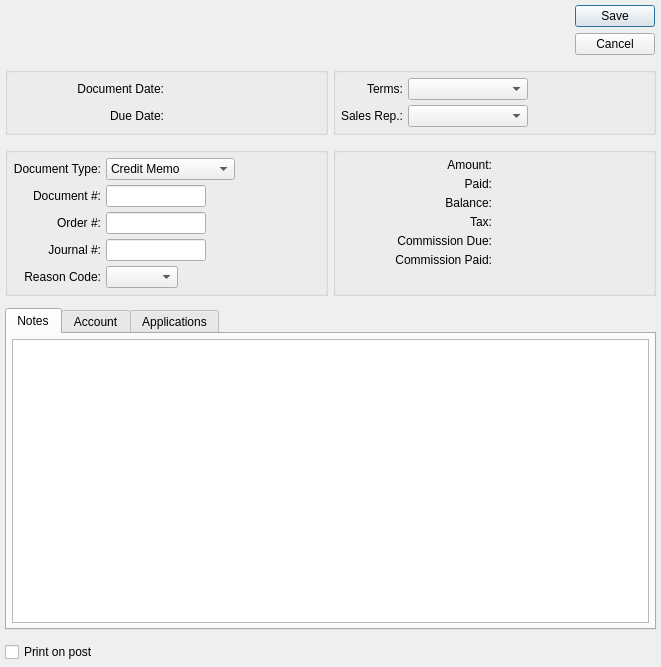
<?xml version="1.0" encoding="UTF-8"?>
<ui version="4.0">
 <comment>This file is part of the xTuple ERP: PostBooks Edition, a free and
open source Enterprise Resource Planning software suite,
Copyright (c) 1999-2010 by OpenMFG LLC, d/b/a xTuple.
It is licensed to you under the Common Public Attribution License
version 1.0, the full text of which (including xTuple-specific Exhibits)
is available at www.xtuple.com/CPAL.  By using this software, you agree
to be bound by its terms.</comment>
 <class>arOpenItem</class>
 <widget class="QDialog" name="arOpenItem">
  <property name="geometry">
   <rect>
    <x>0</x>
    <y>0</y>
    <width>661</width>
    <height>667</height>
   </rect>
  </property>
  <property name="windowTitle">
   <string>A/R Open Item</string>
  </property>
  <layout class="QGridLayout" name="gridLayout_7">
   <item row="0" column="0">
    <layout class="QGridLayout">
     <property name="verticalSpacing">
      <number>12</number>
     </property>
     <item row="0" column="0" colspan="2">
      <layout class="QHBoxLayout">
       <property name="spacing">
        <number>5</number>
       </property>
       <item>
        <layout class="QHBoxLayout">
         <property name="spacing">
          <number>0</number>
         </property>
         <item>
          <widget class="CustCluster" name="_cust"/>
         </item>
         <item>
          <spacer>
           <property name="orientation">
            <enum>Qt::Horizontal</enum>
           </property>
           <property name="sizeType">
            <enum>QSizePolicy::Expanding</enum>
           </property>
           <property name="sizeHint" stdset="0">
            <size>
             <width>66</width>
             <height>10</height>
            </size>
           </property>
          </spacer>
         </item>
        </layout>
       </item>
       <item>
        <layout class="QVBoxLayout">
         <property name="spacing">
          <number>0</number>
         </property>
         <item>
          <layout class="QVBoxLayout">
           <property name="spacing">
            <number>0</number>
           </property>
           <item>
            <widget class="QDialogButtonBox" name="_buttonBox">
             <property name="orientation">
              <enum>Qt::Vertical</enum>
             </property>
             <property name="standardButtons">
              <set>QDialogButtonBox::Cancel|QDialogButtonBox::Save</set>
             </property>
            </widget>
           </item>
          </layout>
         </item>
         <item>
          <spacer>
           <property name="orientation">
            <enum>Qt::Vertical</enum>
           </property>
           <property name="sizeType">
            <enum>QSizePolicy::Expanding</enum>
           </property>
           <property name="sizeHint" stdset="0">
            <size>
             <width>81</width>
             <height>0</height>
            </size>
           </property>
          </spacer>
         </item>
        </layout>
       </item>
      </layout>
     </item>
     <item row="1" column="0">
      <widget class="QGroupBox" name="_dateGroup">
       <property name="title">
        <string/>
       </property>
       <layout class="QGridLayout">
        <item row="0" column="0">
         <widget class="QLabel" name="_docDateLit">
          <property name="text">
           <string>Document Date:</string>
          </property>
          <property name="alignment">
           <set>Qt::AlignRight|Qt::AlignTrailing|Qt::AlignVCenter</set>
          </property>
         </widget>
        </item>
        <item row="0" column="1">
         <widget class="DLineEdit" name="_docDate"/>
        </item>
        <item row="1" column="0">
         <widget class="QLabel" name="_dueDateLit">
          <property name="text">
           <string>Due Date:</string>
          </property>
          <property name="alignment">
           <set>Qt::AlignRight|Qt::AlignTrailing|Qt::AlignVCenter</set>
          </property>
         </widget>
        </item>
        <item row="1" column="1">
         <widget class="DLineEdit" name="_dueDate"/>
        </item>
       </layout>
      </widget>
     </item>
     <item row="1" column="1">
      <widget class="QGroupBox" name="_comboGroup">
       <property name="title">
        <string/>
       </property>
       <layout class="QGridLayout">
        <item row="0" column="0">
         <widget class="QLabel" name="_termsLit">
          <property name="text">
           <string>Terms:</string>
          </property>
          <property name="alignment">
           <set>Qt::AlignRight|Qt::AlignTrailing|Qt::AlignVCenter</set>
          </property>
         </widget>
        </item>
        <item row="0" column="1">
         <widget class="XComboBox" name="_terms">
          <property name="sizePolicy">
           <sizepolicy hsizetype="Expanding" vsizetype="Fixed">
            <horstretch>0</horstretch>
            <verstretch>0</verstretch>
           </sizepolicy>
          </property>
          <property name="allowNull">
           <bool>true</bool>
          </property>
         </widget>
        </item>
        <item row="0" column="2">
         <spacer>
          <property name="orientation">
           <enum>Qt::Horizontal</enum>
          </property>
          <property name="sizeHint" stdset="0">
           <size>
            <width>0</width>
            <height>20</height>
           </size>
          </property>
         </spacer>
        </item>
        <item row="1" column="0">
         <widget class="QLabel" name="_salesRepLit">
          <property name="text">
           <string>Sales Rep.:</string>
          </property>
          <property name="alignment">
           <set>Qt::AlignRight|Qt::AlignTrailing|Qt::AlignVCenter</set>
          </property>
         </widget>
        </item>
        <item row="1" column="1">
         <widget class="XComboBox" name="_salesrep">
          <property name="sizePolicy">
           <sizepolicy hsizetype="Expanding" vsizetype="Fixed">
            <horstretch>0</horstretch>
            <verstretch>0</verstretch>
           </sizepolicy>
          </property>
          <property name="allowNull">
           <bool>true</bool>
          </property>
         </widget>
        </item>
        <item row="1" column="2">
         <spacer>
          <property name="orientation">
           <enum>Qt::Horizontal</enum>
          </property>
          <property name="sizeHint" stdset="0">
           <size>
            <width>0</width>
            <height>20</height>
           </size>
          </property>
         </spacer>
        </item>
       </layout>
      </widget>
     </item>
     <item row="2" column="0">
      <widget class="QGroupBox" name="_docGroup">
       <property name="title">
        <string/>
       </property>
       <layout class="QGridLayout" name="gridLayout_2">
        <item row="0" column="0">
         <layout class="QVBoxLayout" name="verticalLayout">
          <item>
           <layout class="QGridLayout" name="gridLayout">
            <item row="0" column="0">
             <widget class="QLabel" name="_docTypeLit">
              <property name="text">
               <string>Document Type:</string>
              </property>
              <property name="alignment">
               <set>Qt::AlignRight|Qt::AlignTrailing|Qt::AlignVCenter</set>
              </property>
             </widget>
            </item>
            <item row="0" column="1">
             <layout class="QHBoxLayout" name="horizontalLayout_2">
              <item>
               <widget class="XComboBox" name="_docType">
                <property name="maximumSize">
                 <size>
                  <width>150</width>
                  <height>16777215</height>
                 </size>
                </property>
                <item>
                 <property name="text">
                  <string>Credit Memo</string>
                 </property>
                </item>
                <item>
                 <property name="text">
                  <string>Debit Memo</string>
                 </property>
                </item>
                <item>
                 <property name="text">
                  <string>Invoice</string>
                 </property>
                </item>
                <item>
                 <property name="text">
                  <string>Customer Deposit</string>
                 </property>
                </item>
               </widget>
              </item>
              <item>
               <spacer name="horizontalSpacer_2">
                <property name="orientation">
                 <enum>Qt::Horizontal</enum>
                </property>
                <property name="sizeHint" stdset="0">
                 <size>
                  <width>40</width>
                  <height>20</height>
                 </size>
                </property>
               </spacer>
              </item>
             </layout>
            </item>
            <item row="1" column="0">
             <widget class="QLabel" name="_docNumberLit">
              <property name="text">
               <string>Document #:</string>
              </property>
              <property name="alignment">
               <set>Qt::AlignRight|Qt::AlignTrailing|Qt::AlignVCenter</set>
              </property>
             </widget>
            </item>
            <item row="1" column="1">
             <widget class="XLineEdit" name="_docNumber">
              <property name="sizePolicy">
               <sizepolicy hsizetype="Preferred" vsizetype="Fixed">
                <horstretch>0</horstretch>
                <verstretch>0</verstretch>
               </sizepolicy>
              </property>
              <property name="maximumSize">
               <size>
                <width>100</width>
                <height>32767</height>
               </size>
              </property>
              <property name="alignment">
               <set>Qt::AlignRight</set>
              </property>
             </widget>
            </item>
            <item row="2" column="0">
             <widget class="QLabel" name="_orderNumberLit">
              <property name="text">
               <string>Order #:</string>
              </property>
              <property name="alignment">
               <set>Qt::AlignRight|Qt::AlignTrailing|Qt::AlignVCenter</set>
              </property>
             </widget>
            </item>
            <item row="2" column="1">
             <widget class="XLineEdit" name="_orderNumber">
              <property name="sizePolicy">
               <sizepolicy hsizetype="Preferred" vsizetype="Fixed">
                <horstretch>0</horstretch>
                <verstretch>0</verstretch>
               </sizepolicy>
              </property>
              <property name="maximumSize">
               <size>
                <width>100</width>
                <height>32767</height>
               </size>
              </property>
              <property name="alignment">
               <set>Qt::AlignRight</set>
              </property>
             </widget>
            </item>
            <item row="3" column="0">
             <widget class="QLabel" name="_journalNumberLit">
              <property name="text">
               <string>Journal #:</string>
              </property>
              <property name="alignment">
               <set>Qt::AlignRight|Qt::AlignTrailing|Qt::AlignVCenter</set>
              </property>
             </widget>
            </item>
            <item row="3" column="1">
             <widget class="XLineEdit" name="_journalNumber">
              <property name="sizePolicy">
               <sizepolicy hsizetype="Preferred" vsizetype="Fixed">
                <horstretch>0</horstretch>
                <verstretch>0</verstretch>
               </sizepolicy>
              </property>
              <property name="maximumSize">
               <size>
                <width>100</width>
                <height>32767</height>
               </size>
              </property>
              <property name="alignment">
               <set>Qt::AlignRight</set>
              </property>
             </widget>
            </item>
            <item row="4" column="0">
             <widget class="QLabel" name="_rsnCodeLit">
              <property name="text">
               <string>Reason Code:</string>
              </property>
              <property name="alignment">
               <set>Qt::AlignRight|Qt::AlignTrailing|Qt::AlignVCenter</set>
              </property>
             </widget>
            </item>
            <item row="4" column="1">
             <layout class="QHBoxLayout" name="horizontalLayout">
              <item>
               <widget class="XComboBox" name="_rsnCode">
                <property name="maximumSize">
                 <size>
                  <width>150</width>
                  <height>16777215</height>
                 </size>
                </property>
                <property name="allowNull">
                 <bool>true</bool>
                </property>
               </widget>
              </item>
              <item>
               <spacer name="horizontalSpacer">
                <property name="orientation">
                 <enum>Qt::Horizontal</enum>
                </property>
                <property name="sizeHint" stdset="0">
                 <size>
                  <width>40</width>
                  <height>20</height>
                 </size>
                </property>
               </spacer>
              </item>
             </layout>
            </item>
           </layout>
          </item>
          <item>
           <spacer>
            <property name="orientation">
             <enum>Qt::Vertical</enum>
            </property>
            <property name="sizeHint" stdset="0">
             <size>
              <width>20</width>
              <height>0</height>
             </size>
            </property>
           </spacer>
          </item>
         </layout>
        </item>
       </layout>
      </widget>
     </item>
     <item row="2" column="1">
      <widget class="QGroupBox" name="_amountGroup">
       <property name="title">
        <string/>
       </property>
       <layout class="QGridLayout" name="gridLayout_4">
        <item row="0" column="0">
         <layout class="QVBoxLayout" name="verticalLayout_2">
          <item>
           <layout class="QGridLayout" name="gridLayout_3">
            <item row="0" column="0">
             <widget class="QLabel" name="_amountLit">
              <property name="text">
               <string>Amount:</string>
              </property>
              <property name="alignment">
               <set>Qt::AlignRight|Qt::AlignTrailing|Qt::AlignVCenter</set>
              </property>
             </widget>
            </item>
            <item row="0" column="1">
             <widget class="CurrCluster" name="_amount"/>
            </item>
            <item row="1" column="0">
             <widget class="QLabel" name="_paidLit">
              <property name="text">
               <string>Paid:</string>
              </property>
              <property name="alignment">
               <set>Qt::AlignRight|Qt::AlignTrailing|Qt::AlignVCenter</set>
              </property>
             </widget>
            </item>
            <item row="1" column="1">
             <widget class="CurrDisplay" name="_paid"/>
            </item>
            <item row="2" column="0">
             <widget class="QLabel" name="_balanceLit">
              <property name="text">
               <string>Balance:</string>
              </property>
              <property name="alignment">
               <set>Qt::AlignRight|Qt::AlignTrailing|Qt::AlignVCenter</set>
              </property>
             </widget>
            </item>
            <item row="2" column="1">
             <widget class="CurrDisplay" name="_balance"/>
            </item>
            <item row="4" column="0">
             <widget class="QLabel" name="_commissionDueLit">
              <property name="text">
               <string>Commission Due:</string>
              </property>
              <property name="alignment">
               <set>Qt::AlignRight|Qt::AlignTrailing|Qt::AlignVCenter</set>
              </property>
             </widget>
            </item>
            <item row="4" column="1">
             <widget class="CurrCluster" name="_commissionDue">
              <property name="baseVisible">
               <bool>false</bool>
              </property>
              <property name="currencyEditable" stdset="0">
               <bool>false</bool>
              </property>
              <property name="currencyVisible">
               <bool>false</bool>
              </property>
             </widget>
            </item>
            <item row="5" column="0">
             <widget class="QLabel" name="_commissionPaidLit">
              <property name="text">
               <string>Commission Paid:</string>
              </property>
              <property name="alignment">
               <set>Qt::AlignRight|Qt::AlignTrailing|Qt::AlignVCenter</set>
              </property>
             </widget>
            </item>
            <item row="5" column="1">
             <widget class="CurrCluster" name="_commissionPaid">
              <property name="baseVisible">
               <bool>false</bool>
              </property>
              <property name="currencyEditable" stdset="0">
               <bool>false</bool>
              </property>
              <property name="currencyVisible">
               <bool>false</bool>
              </property>
             </widget>
            </item>
            <item row="3" column="1">
             <widget class="CurrCluster" name="_tax">
              <property name="enabled">
               <bool>false</bool>
              </property>
             </widget>
            </item>
            <item row="3" column="0">
             <widget class="XURLLabel" name="_taxLit">
              <property name="text">
               <string>Tax:</string>
              </property>
              <property name="alignment">
               <set>Qt::AlignRight|Qt::AlignTop|Qt::AlignTrailing</set>
              </property>
              <property name="margin">
               <number>5</number>
              </property>
             </widget>
            </item>
           </layout>
          </item>
          <item>
           <spacer name="verticalSpacer">
            <property name="orientation">
             <enum>Qt::Vertical</enum>
            </property>
            <property name="sizeHint" stdset="0">
             <size>
              <width>20</width>
              <height>0</height>
             </size>
            </property>
           </spacer>
          </item>
         </layout>
        </item>
       </layout>
      </widget>
     </item>
     <item row="3" column="0" colspan="2">
      <widget class="QTabWidget" name="_tab">
       <property name="sizePolicy">
        <sizepolicy hsizetype="Expanding" vsizetype="Expanding">
         <horstretch>0</horstretch>
         <verstretch>1</verstretch>
        </sizepolicy>
       </property>
       <property name="currentIndex">
        <number>0</number>
       </property>
       <widget class="QWidget" name="_notesTab">
        <attribute name="title">
         <string>Notes</string>
        </attribute>
        <layout class="QGridLayout">
         <item row="0" column="0">
          <widget class="QTextEdit" name="_notes"/>
         </item>
        </layout>
       </widget>
       <widget class="QWidget" name="_accountTab">
        <attribute name="title">
         <string>Account</string>
        </attribute>
        <layout class="QGridLayout">
         <item row="0" column="0">
          <widget class="QGroupBox" name="_altPrepaid">
           <property name="minimumSize">
            <size>
             <width>0</width>
             <height>115</height>
            </size>
           </property>
           <property name="title">
            <string>Use Alternate Prepaid Account</string>
           </property>
           <property name="checkable">
            <bool>true</bool>
           </property>
           <property name="checked">
            <bool>false</bool>
           </property>
           <layout class="QGridLayout">
            <item row="0" column="2">
             <widget class="XComboBox" name="_altSalescatid">
              <property name="sizePolicy">
               <sizepolicy hsizetype="MinimumExpanding" vsizetype="Fixed">
                <horstretch>0</horstretch>
                <verstretch>0</verstretch>
               </sizepolicy>
              </property>
             </widget>
            </item>
            <item row="0" column="0" colspan="2">
             <widget class="QRadioButton" name="_altSalescatidSelected">
              <property name="text">
               <string>From Sales Category:</string>
              </property>
              <property name="checked">
               <bool>true</bool>
              </property>
             </widget>
            </item>
            <item row="1" column="0">
             <widget class="QRadioButton" name="_altAccntidSelected">
              <property name="text">
               <string>Account Number:</string>
              </property>
             </widget>
            </item>
            <item row="1" column="1" colspan="2">
             <widget class="GLCluster" name="_altAccntid">
              <property name="enabled">
               <bool>false</bool>
              </property>
             </widget>
            </item>
           </layout>
          </widget>
         </item>
         <item row="1" column="0">
          <spacer>
           <property name="orientation">
            <enum>Qt::Vertical</enum>
           </property>
           <property name="sizeHint" stdset="0">
            <size>
             <width>20</width>
             <height>0</height>
            </size>
           </property>
          </spacer>
         </item>
        </layout>
       </widget>
       <widget class="QWidget" name="_applicationsTab">
        <attribute name="title">
         <string>Applications</string>
        </attribute>
        <layout class="QGridLayout">
         <item row="0" column="0">
          <widget class="XTreeWidget" name="_arapply">
           <property name="sizePolicy">
            <sizepolicy hsizetype="Expanding" vsizetype="Expanding">
             <horstretch>0</horstretch>
             <verstretch>0</verstretch>
            </sizepolicy>
           </property>
           <property name="minimumSize">
            <size>
             <width>0</width>
             <height>100</height>
            </size>
           </property>
          </widget>
         </item>
        </layout>
       </widget>
      </widget>
     </item>
     <item row="4" column="0">
      <widget class="XCheckBox" name="_printOnPost">
       <property name="text">
        <string>Print on post</string>
       </property>
      </widget>
     </item>
    </layout>
   </item>
  </layout>
 </widget>
 <layoutdefault spacing="5" margin="5"/>
 <pixmapfunction>qPixmapFromMimeSource</pixmapfunction>
 <customwidgets>
  <customwidget>
   <class>CurrCluster</class>
   <extends>CurrDisplay</extends>
   <header>currcluster.h</header>
  </customwidget>
  <customwidget>
   <class>CurrDisplay</class>
   <extends>QWidget</extends>
   <header>currcluster.h</header>
  </customwidget>
  <customwidget>
   <class>CustCluster</class>
   <extends>QWidget</extends>
   <header>custcluster.h</header>
  </customwidget>
  <customwidget>
   <class>DLineEdit</class>
   <extends>QWidget</extends>
   <header>datecluster.h</header>
   <container>1</container>
  </customwidget>
  <customwidget>
   <class>GLCluster</class>
   <extends>QWidget</extends>
   <header>glcluster.h</header>
  </customwidget>
  <customwidget>
   <class>XCheckBox</class>
   <extends>QCheckBox</extends>
   <header>xcheckbox.h</header>
  </customwidget>
  <customwidget>
   <class>XComboBox</class>
   <extends>QComboBox</extends>
   <header>xcombobox.h</header>
  </customwidget>
  <customwidget>
   <class>XLineEdit</class>
   <extends>QLineEdit</extends>
   <header>xlineedit.h</header>
   <container>1</container>
  </customwidget>
  <customwidget>
   <class>XTreeWidget</class>
   <extends>QTreeWidget</extends>
   <header>xtreewidget.h</header>
   <container>1</container>
  </customwidget>
  <customwidget>
   <class>XURLLabel</class>
   <extends>QLabel</extends>
   <header>xurllabel.h</header>
  </customwidget>
 </customwidgets>
 <tabstops>
  <tabstop>_docDate</tabstop>
  <tabstop>_dueDate</tabstop>
  <tabstop>_docType</tabstop>
  <tabstop>_docNumber</tabstop>
  <tabstop>_orderNumber</tabstop>
  <tabstop>_journalNumber</tabstop>
  <tabstop>_rsnCode</tabstop>
  <tabstop>_terms</tabstop>
  <tabstop>_salesrep</tabstop>
  <tabstop>_amount</tabstop>
  <tabstop>_commissionDue</tabstop>
  <tabstop>_commissionPaid</tabstop>
  <tabstop>_tab</tabstop>
  <tabstop>_altPrepaid</tabstop>
  <tabstop>_altSalescatidSelected</tabstop>
  <tabstop>_altSalescatid</tabstop>
  <tabstop>_altAccntidSelected</tabstop>
  <tabstop>_notes</tabstop>
  <tabstop>_arapply</tabstop>
 </tabstops>
 <resources/>
 <connections>
  <connection>
   <sender>_altSalescatidSelected</sender>
   <signal>toggled(bool)</signal>
   <receiver>_altSalescatid</receiver>
   <slot>setEnabled(bool)</slot>
   <hints>
    <hint type="sourcelabel">
     <x>69</x>
     <y>500</y>
    </hint>
    <hint type="destinationlabel">
     <x>223</x>
     <y>498</y>
    </hint>
   </hints>
  </connection>
  <connection>
   <sender>_docDate</sender>
   <signal>newDate(QDate)</signal>
   <receiver>_amount</receiver>
   <slot>setEffective(QDate)</slot>
   <hints>
    <hint type="sourcelabel">
     <x>158</x>
     <y>137</y>
    </hint>
    <hint type="destinationlabel">
     <x>467</x>
     <y>237</y>
    </hint>
   </hints>
  </connection>
  <connection>
   <sender>_amount</sender>
   <signal>idChanged(int)</signal>
   <receiver>_paid</receiver>
   <slot>setId(int)</slot>
   <hints>
    <hint type="sourcelabel">
     <x>467</x>
     <y>237</y>
    </hint>
    <hint type="destinationlabel">
     <x>467</x>
     <y>274</y>
    </hint>
   </hints>
  </connection>
  <connection>
   <sender>_amount</sender>
   <signal>idChanged(int)</signal>
   <receiver>_balance</receiver>
   <slot>setId(int)</slot>
   <hints>
    <hint type="sourcelabel">
     <x>467</x>
     <y>237</y>
    </hint>
    <hint type="destinationlabel">
     <x>467</x>
     <y>312</y>
    </hint>
   </hints>
  </connection>
  <connection>
   <sender>_amount</sender>
   <signal>effectiveChanged(QDate)</signal>
   <receiver>_paid</receiver>
   <slot>setEffective(QDate)</slot>
   <hints>
    <hint type="sourcelabel">
     <x>467</x>
     <y>237</y>
    </hint>
    <hint type="destinationlabel">
     <x>467</x>
     <y>274</y>
    </hint>
   </hints>
  </connection>
  <connection>
   <sender>_amount</sender>
   <signal>effectiveChanged(QDate)</signal>
   <receiver>_balance</receiver>
   <slot>setEffective(QDate)</slot>
   <hints>
    <hint type="sourcelabel">
     <x>467</x>
     <y>237</y>
    </hint>
    <hint type="destinationlabel">
     <x>467</x>
     <y>312</y>
    </hint>
   </hints>
  </connection>
  <connection>
   <sender>_amount</sender>
   <signal>idChanged(int)</signal>
   <receiver>_commissionDue</receiver>
   <slot>setId(int)</slot>
   <hints>
    <hint type="sourcelabel">
     <x>467</x>
     <y>237</y>
    </hint>
    <hint type="destinationlabel">
     <x>467</x>
     <y>349</y>
    </hint>
   </hints>
  </connection>
  <connection>
   <sender>_amount</sender>
   <signal>idChanged(int)</signal>
   <receiver>_commissionPaid</receiver>
   <slot>setId(int)</slot>
   <hints>
    <hint type="sourcelabel">
     <x>467</x>
     <y>237</y>
    </hint>
    <hint type="destinationlabel">
     <x>467</x>
     <y>387</y>
    </hint>
   </hints>
  </connection>
  <connection>
   <sender>_amount</sender>
   <signal>effectiveChanged(QDate)</signal>
   <receiver>_commissionDue</receiver>
   <slot>setEffective(QDate)</slot>
   <hints>
    <hint type="sourcelabel">
     <x>467</x>
     <y>237</y>
    </hint>
    <hint type="destinationlabel">
     <x>467</x>
     <y>349</y>
    </hint>
   </hints>
  </connection>
  <connection>
   <sender>_amount</sender>
   <signal>effectiveChanged(QDate)</signal>
   <receiver>_commissionPaid</receiver>
   <slot>setEffective(QDate)</slot>
   <hints>
    <hint type="sourcelabel">
     <x>467</x>
     <y>237</y>
    </hint>
    <hint type="destinationlabel">
     <x>467</x>
     <y>387</y>
    </hint>
   </hints>
  </connection>
  <connection>
   <sender>_altAccntidSelected</sender>
   <signal>toggled(bool)</signal>
   <receiver>_altAccntid</receiver>
   <slot>setEnabled(bool)</slot>
   <hints>
    <hint type="sourcelabel">
     <x>110</x>
     <y>528</y>
    </hint>
    <hint type="destinationlabel">
     <x>209</x>
     <y>527</y>
    </hint>
   </hints>
  </connection>
  <connection>
   <sender>_amount</sender>
   <signal>idChanged(int)</signal>
   <receiver>_tax</receiver>
   <slot>setId(int)</slot>
   <hints>
    <hint type="sourcelabel">
     <x>556</x>
     <y>235</y>
    </hint>
    <hint type="destinationlabel">
     <x>438</x>
     <y>785</y>
    </hint>
   </hints>
  </connection>
  <connection>
   <sender>_amount</sender>
   <signal>effectiveChanged(QDate)</signal>
   <receiver>_tax</receiver>
   <slot>setEffective(QDate)</slot>
   <hints>
    <hint type="sourcelabel">
     <x>556</x>
     <y>235</y>
    </hint>
    <hint type="destinationlabel">
     <x>438</x>
     <y>785</y>
    </hint>
   </hints>
  </connection>
 </connections>
</ui>
